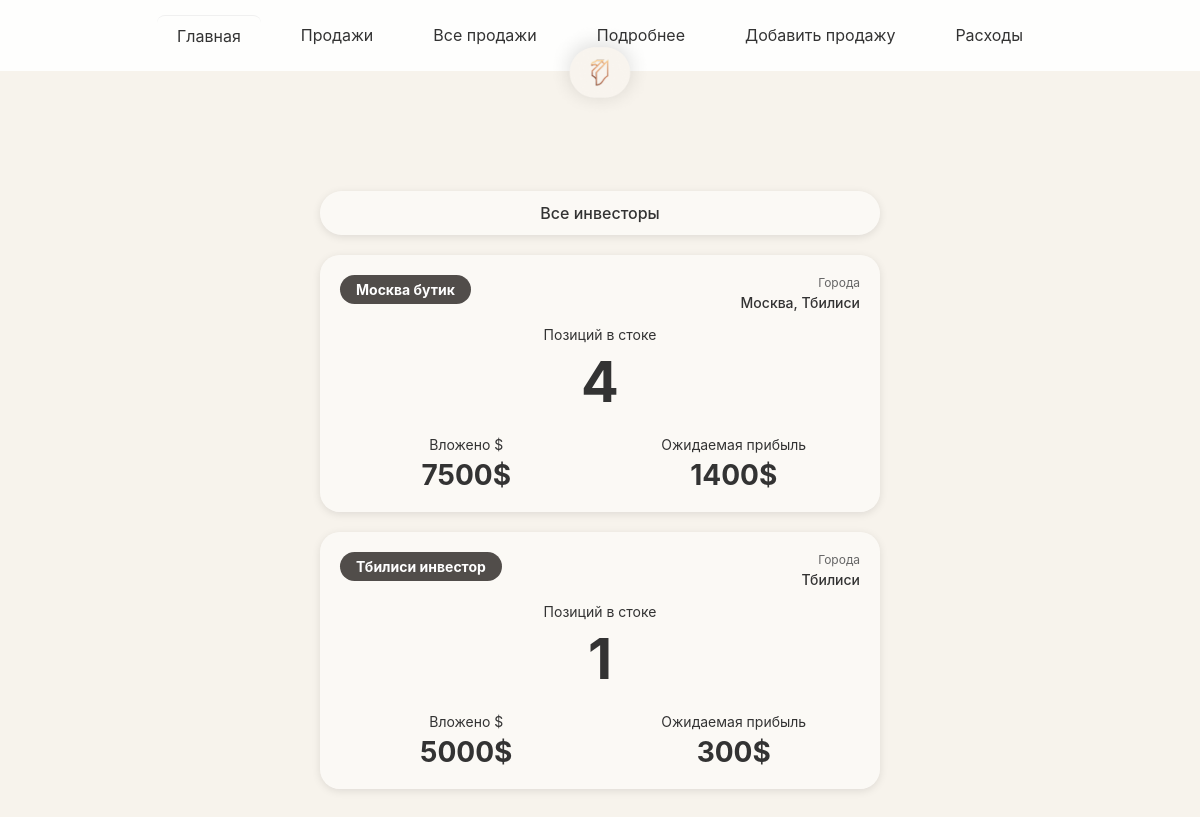
Screenshot of /stock_investors with the database file from the repository.
### app.py (models this page shows, shortened)
class Investor(db.Model):
    id = db.Column(db.Integer, primary_key=True)
    name = db.Column(db.String(100), unique=True, nullable=False)

class City(db.Model):
    id = db.Column(db.Integer, primary_key=True)
    name = db.Column(db.String(100), unique=True, nullable=False)

### app.py (the view)
@app.route('/stock_investors')
def stock_investors():
    investors = Investor.query.all()
    investors_data = {}
    for investor in investors:
        stock_items = StockItem.query.filter_by(investor_id=investor.id, sold=False).all()
        if stock_items:  # Показываем только инвесторов с стоком
            total_invested = sum(item.total_invested for item in stock_items)
            stock_positions = sum(item.quantity for item in stock_items)
            expected_profit = sum(item.expected_profit for item in stock_items)
            cities = sorted(set([item.city.name for item in stock_items]))
            cities_str = ', '.join(cities)
            investors_data[investor.name] = {
                'positions': stock_positions,
                'invested': total_invested,
                'expected_profit': expected_profit,
                'cities': cities_str
            }
    sorted_investors = sorted(investors_data.items())
    return render_template('stock_investors.html', investors_data=dict(sorted_investors))

### app.py (called while the page is built)
    @property
    def total_invested(self):
        return self.buy_price * self.quantity

    @property
    def expected_profit(self):
        return (self.expected_sell_price - self.buy_price) * self.quantity

### templates/stock_investors.html (shortened to what this page needs)
{% extends 'base.html' %}
{% block content %}
<div class="logo-icon">
    <a href="{{ url_for('main') }}">
        <img src="{{ url_for('uploaded_file', filename='logo.png') }}" alt="Logo">
    </a>
</div>
<div class="stock-investors-container">
    <div class="investor-filter-bar">
        Все инвесторы
    </div>
    {% for investor_name, data in investors_data.items() %}
    <div class="investor-stock-card">
        <a href="{{ url_for('stock_investor_detail', investor_name=investor_name) }}">
            <div class="investor-header">
                <div class="investor-label">{{ investor_name }}</div>
                <div class="investor-cities">
                    <div class="cities-label">Города</div>
                    <div class="cities-value">{{ data.cities }}</div>
                </div>
            </div>
            <div class="stock-positions">
                <div class="stock-positions-label">Позиций в стоке</div>
                <div class="stock-positions-number">{{ data.positions }}</div>
            </div>
            <div class="financial-data">
                <div class="financial-column">
                    <div class="financial-label">Вложено $</div>
                    <div class="financial-value">{{ "%.0f"|format(data.invested) }}$</div>
                </div>
                <div class="financial-column">
                    <div class="financial-label">Ожидаемая прибыль</div>
                    <div class="financial-value">{{ "%.0f"|format(data.expected_profit) }}$</div>
                </div>
            </div>
        </a>
    </div>
    {% endfor %}
</div>
{% endblock %}

### templates/base.html (style rules this page uses)
* { margin: 0; padding: 0; box-sizing: border-box; }
body { font-family: -apple-system, BlinkMacSystemFont, 'Segoe UI', Roboto, Oxygen, Ubuntu, Cantarell, sans-serif; background: #F7F3EC; min-height: 100vh; }
img { max-height: 100px; border-radius: 4px; }

### templates/stock_investors.html (style rules this page uses)
.stock-investors-container { max-width: 500px; margin: 0 auto; padding: 20px; padding-top: 150px; }
.logo-icon { position: fixed; top: 10px; left: 50%; transform: translateX(-50%); width: 120px; height: 120px; margin: 0; border-radius: 50%; display: flex; align-items: center; justify-content: center; z-index: 100; }
.logo-icon a { display: flex; align-items: center; justify-content: center; width: 100%; height: 100%; text-decoration: none; }
.logo-icon img { width: 100%; height: 100%; object-fit: contain; border-radius: 50%; cursor: pointer; }
.investor-filter-bar { background: rgba(255, 255, 255, 0.5); padding: 12px 24px; border-radius: 43px; text-align: center; font-size: 16px; font-weight: 500; color: #333; margin-bottom: 20px; width: 100%; box-sizing: border-box; cursor: pointer; box-shadow: 0 2px 8px rgba(0,0,0,0.1); }
.investor-stock-card { background: rgba(255, 255, 255, 0.5); border-radius: 20px; padding: 20px; margin-bottom: 20px; box-shadow: 0 2px 8px rgba(0,0,0,0.1); position: relative; cursor: pointer; transition: background 0.2s, box-shadow 0.2s; }
.investor-stock-card a { text-decoration: none; color: inherit; display: block; }
.investor-header { display: flex; justify-content: space-between; align-items: flex-start; margin-bottom: 15px; }
.investor-label { display: inline-block; background: #514D4A; color: white; padding: 6px 16px; border-radius: 20px; font-size: 14px; font-weight: bold; }
.investor-cities { text-align: right; }
.cities-label { font-size: 12px; color: #666; margin-bottom: 4px; }
.cities-value { font-size: 14px; color: #333; font-weight: 500; }
.stock-positions { text-align: center; margin-bottom: 20px; }
.stock-positions-label { font-size: 14px; color: #333; margin-bottom: 5px; }
.stock-positions-number { font-size: 48px; font-weight: bold; color: #333; }
.financial-data { display: flex; gap: 15px; margin-top: 15px; }
.financial-column { flex: 1; text-align: center; }
.financial-label { font-size: 14px; color: #333; margin-bottom: 5px; }
.financial-value { font-size: 24px; font-weight: bold; color: #333; }
@media (min-width: 768px) { .stock-investors-container { max-width: 600px; padding-top: 90px; } }
@media (min-width: 768px) { .stock-positions-number { font-size: 56px; } }
@media (min-width: 768px) { .financial-value { font-size: 28px; } }

### rows the page displays
Investor: name "Москва бутик", cities "Москва, Тбилиси", positions "4", invested "7500", expected_profit "1400"
Investor: name "Тбилиси инвестор", cities "Тбилиси", positions "1", invested "5000", expected_profit "300"
